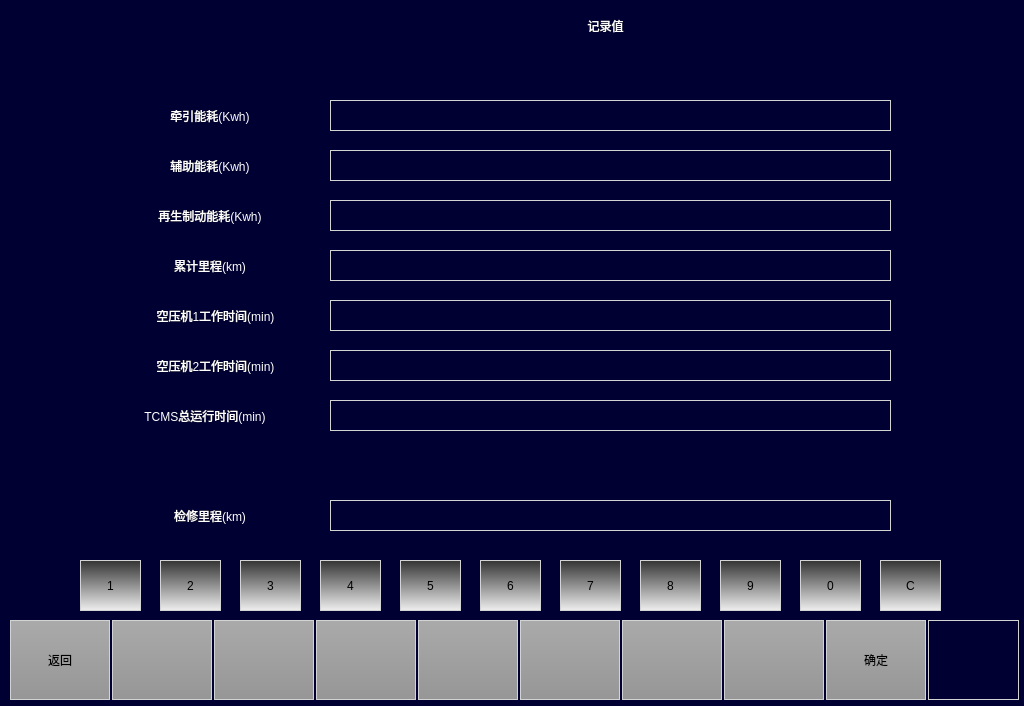
<?xml version="1.0" encoding="UTF-8"?>
<ui version="4.0">
 <class>MaintainceDataManagePage</class>
 <widget class="QWidget" name="MaintainceDataManagePage">
  <property name="geometry">
   <rect>
    <x>0</x>
    <y>0</y>
    <width>1024</width>
    <height>706</height>
   </rect>
  </property>
  <property name="windowTitle">
   <string>Form</string>
  </property>
  <property name="styleSheet">
   <string notr="true">QWidget
{
	background-color:rgb(0,0,50);
}

QPushButton
{
	font: 20px, &quot;微软雅黑&quot;;color: white;background-color:rgb(0,0,50);border:1px solid lightgray;

}</string>
  </property>
  <widget class="QPushButton" name="BTN8">
   <property name="geometry">
    <rect>
     <x>724</x>
     <y>620</y>
     <width>100</width>
     <height>80</height>
    </rect>
   </property>
   <property name="focusPolicy">
    <enum>Qt::NoFocus</enum>
   </property>
   <property name="styleSheet">
    <string notr="true">	font: 20px, &quot;微软雅黑&quot;;
    color: black;
	transparent;background:qlineargradient(spread:pad,x1:0,y1:0,x2:0,y2:1,stop:0 rgba(170,170,170,255),stop:1 rgba(150,150,150,255));
</string>
   </property>
   <property name="text">
    <string/>
   </property>
  </widget>
  <widget class="QPushButton" name="BTN5">
   <property name="geometry">
    <rect>
     <x>418</x>
     <y>620</y>
     <width>100</width>
     <height>80</height>
    </rect>
   </property>
   <property name="focusPolicy">
    <enum>Qt::NoFocus</enum>
   </property>
   <property name="styleSheet">
    <string notr="true">	font: 20px, &quot;微软雅黑&quot;;
    color: black;
	transparent;background:qlineargradient(spread:pad,x1:0,y1:0,x2:0,y2:1,stop:0 rgba(170,170,170,255),stop:1 rgba(150,150,150,255));
</string>
   </property>
   <property name="text">
    <string/>
   </property>
  </widget>
  <widget class="QPushButton" name="BTN2">
   <property name="geometry">
    <rect>
     <x>112</x>
     <y>620</y>
     <width>100</width>
     <height>80</height>
    </rect>
   </property>
   <property name="focusPolicy">
    <enum>Qt::NoFocus</enum>
   </property>
   <property name="styleSheet">
    <string notr="true">font: 20px, &quot;微软雅黑&quot;;color: black;transparent;background:qlineargradient(spread:pad,x1:0,y1:0,x2:0,y2:1,stop:0 rgba(170,170,170,255),stop:1 rgba(150,150,150,255));</string>
   </property>
   <property name="text">
    <string/>
   </property>
  </widget>
  <widget class="QPushButton" name="BTN7">
   <property name="geometry">
    <rect>
     <x>622</x>
     <y>620</y>
     <width>100</width>
     <height>80</height>
    </rect>
   </property>
   <property name="focusPolicy">
    <enum>Qt::NoFocus</enum>
   </property>
   <property name="styleSheet">
    <string notr="true">	font: 20px, &quot;微软雅黑&quot;;
    color: black;
	transparent;background:qlineargradient(spread:pad,x1:0,y1:0,x2:0,y2:1,stop:0 rgba(170,170,170,255),stop:1 rgba(150,150,150,255));
</string>
   </property>
   <property name="text">
    <string/>
   </property>
  </widget>
  <widget class="QPushButton" name="BTNHome">
   <property name="geometry">
    <rect>
     <x>928</x>
     <y>620</y>
     <width>91</width>
     <height>80</height>
    </rect>
   </property>
   <property name="focusPolicy">
    <enum>Qt::NoFocus</enum>
   </property>
   <property name="styleSheet">
    <string notr="true">border-image: url(:/images/image/Home.png);</string>
   </property>
   <property name="text">
    <string/>
   </property>
  </widget>
  <widget class="QPushButton" name="BTN9">
   <property name="geometry">
    <rect>
     <x>826</x>
     <y>620</y>
     <width>100</width>
     <height>80</height>
    </rect>
   </property>
   <property name="focusPolicy">
    <enum>Qt::NoFocus</enum>
   </property>
   <property name="styleSheet">
    <string notr="true">	font: 20px, &quot;微软雅黑&quot;;
    color: black;
	transparent;background:qlineargradient(spread:pad,x1:0,y1:0,x2:0,y2:1,stop:0 rgba(170,170,170,255),stop:1 rgba(150,150,150,255));
</string>
   </property>
   <property name="text">
    <string>确定</string>
   </property>
  </widget>
  <widget class="QPushButton" name="BTN6">
   <property name="geometry">
    <rect>
     <x>520</x>
     <y>620</y>
     <width>100</width>
     <height>80</height>
    </rect>
   </property>
   <property name="focusPolicy">
    <enum>Qt::NoFocus</enum>
   </property>
   <property name="styleSheet">
    <string notr="true">	font: 20px, &quot;微软雅黑&quot;;
    color: black;
	transparent;background:qlineargradient(spread:pad,x1:0,y1:0,x2:0,y2:1,stop:0 rgba(170,170,170,255),stop:1 rgba(150,150,150,255));
</string>
   </property>
   <property name="text">
    <string/>
   </property>
  </widget>
  <widget class="QPushButton" name="BTN1">
   <property name="geometry">
    <rect>
     <x>10</x>
     <y>620</y>
     <width>100</width>
     <height>80</height>
    </rect>
   </property>
   <property name="focusPolicy">
    <enum>Qt::NoFocus</enum>
   </property>
   <property name="styleSheet">
    <string notr="true">font: 20px, &quot;微软雅黑&quot;;color: black;transparent;background:qlineargradient(spread:pad,x1:0,y1:0,x2:0,y2:1,stop:0 rgba(170,170,170,255),stop:1 rgba(150,150,150,255));</string>
   </property>
   <property name="text">
    <string>返回</string>
   </property>
  </widget>
  <widget class="QPushButton" name="BTN4">
   <property name="geometry">
    <rect>
     <x>316</x>
     <y>620</y>
     <width>100</width>
     <height>80</height>
    </rect>
   </property>
   <property name="focusPolicy">
    <enum>Qt::NoFocus</enum>
   </property>
   <property name="styleSheet">
    <string notr="true">	font: 20px, &quot;微软雅黑&quot;;
    color: black;
	transparent;background:qlineargradient(spread:pad,x1:0,y1:0,x2:0,y2:1,stop:0 rgba(170,170,170,255),stop:1 rgba(150,150,150,255));
</string>
   </property>
   <property name="text">
    <string/>
   </property>
  </widget>
  <widget class="QPushButton" name="BTN3">
   <property name="geometry">
    <rect>
     <x>214</x>
     <y>620</y>
     <width>100</width>
     <height>80</height>
    </rect>
   </property>
   <property name="focusPolicy">
    <enum>Qt::NoFocus</enum>
   </property>
   <property name="styleSheet">
    <string notr="true">	font: 20px, &quot;微软雅黑&quot;;
    color: black;
	transparent;background:qlineargradient(spread:pad,x1:0,y1:0,x2:0,y2:1,stop:0 rgba(170,170,170,255),stop:1 rgba(150,150,150,255));
</string>
   </property>
   <property name="text">
    <string/>
   </property>
  </widget>
  <widget class="QLabel" name="lbl_1">
   <property name="geometry">
    <rect>
     <x>80</x>
     <y>400</y>
     <width>250</width>
     <height>31</height>
    </rect>
   </property>
   <property name="styleSheet">
    <string notr="true">color: rgb(255, 255, 255);
font:20px &quot;微软雅黑&quot;;</string>
   </property>
   <property name="text">
    <string>TCMS总运行时间(min)</string>
   </property>
   <property name="alignment">
    <set>Qt::AlignCenter</set>
   </property>
  </widget>
  <widget class="QLabel" name="lbl_2">
   <property name="geometry">
    <rect>
     <x>110</x>
     <y>100</y>
     <width>200</width>
     <height>31</height>
    </rect>
   </property>
   <property name="styleSheet">
    <string notr="true">color: rgb(255, 255, 255);
font:20px &quot;微软雅黑&quot;;</string>
   </property>
   <property name="text">
    <string>牵引能耗(Kwh)</string>
   </property>
   <property name="alignment">
    <set>Qt::AlignCenter</set>
   </property>
  </widget>
  <widget class="QLabel" name="lbl_3">
   <property name="geometry">
    <rect>
     <x>110</x>
     <y>300</y>
     <width>211</width>
     <height>31</height>
    </rect>
   </property>
   <property name="styleSheet">
    <string notr="true">color: rgb(255, 255, 255);
font:20px &quot;微软雅黑&quot;;</string>
   </property>
   <property name="text">
    <string>空压机1工作时间(min)</string>
   </property>
   <property name="alignment">
    <set>Qt::AlignCenter</set>
   </property>
  </widget>
  <widget class="QLabel" name="lbl_4">
   <property name="geometry">
    <rect>
     <x>110</x>
     <y>350</y>
     <width>211</width>
     <height>31</height>
    </rect>
   </property>
   <property name="styleSheet">
    <string notr="true">color: rgb(255, 255, 255);
font:20px &quot;微软雅黑&quot;;</string>
   </property>
   <property name="text">
    <string>空压机2工作时间(min)</string>
   </property>
   <property name="alignment">
    <set>Qt::AlignCenter</set>
   </property>
  </widget>
  <widget class="QLabel" name="lbl_6">
   <property name="geometry">
    <rect>
     <x>560</x>
     <y>10</y>
     <width>91</width>
     <height>31</height>
    </rect>
   </property>
   <property name="styleSheet">
    <string notr="true">color: rgb(255, 255, 255);
font:20px &quot;微软雅黑&quot;;</string>
   </property>
   <property name="text">
    <string>记录值</string>
   </property>
   <property name="alignment">
    <set>Qt::AlignCenter</set>
   </property>
  </widget>
  <widget class="QPushButton" name="BTNTCUcomsuption">
   <property name="geometry">
    <rect>
     <x>330</x>
     <y>100</y>
     <width>561</width>
     <height>31</height>
    </rect>
   </property>
   <property name="focusPolicy">
    <enum>Qt::NoFocus</enum>
   </property>
   <property name="whatsThis">
    <string>3</string>
   </property>
   <property name="styleSheet">
    <string notr="true">	font: 20px, &quot;微软雅黑&quot;;color: white;background-color:rgb(0,0,50);
</string>
   </property>
   <property name="text">
    <string/>
   </property>
  </widget>
  <widget class="QPushButton" name="BTNACUcomsuption">
   <property name="geometry">
    <rect>
     <x>330</x>
     <y>150</y>
     <width>561</width>
     <height>31</height>
    </rect>
   </property>
   <property name="focusPolicy">
    <enum>Qt::NoFocus</enum>
   </property>
   <property name="whatsThis">
    <string>4</string>
   </property>
   <property name="styleSheet">
    <string notr="true"/>
   </property>
   <property name="text">
    <string/>
   </property>
  </widget>
  <widget class="QPushButton" name="BTNBCUcomsuption">
   <property name="geometry">
    <rect>
     <x>330</x>
     <y>200</y>
     <width>561</width>
     <height>31</height>
    </rect>
   </property>
   <property name="focusPolicy">
    <enum>Qt::NoFocus</enum>
   </property>
   <property name="whatsThis">
    <string>6</string>
   </property>
   <property name="styleSheet">
    <string notr="true"/>
   </property>
   <property name="text">
    <string/>
   </property>
  </widget>
  <widget class="QPushButton" name="BTNEBcomsuption">
   <property name="geometry">
    <rect>
     <x>330</x>
     <y>500</y>
     <width>561</width>
     <height>31</height>
    </rect>
   </property>
   <property name="focusPolicy">
    <enum>Qt::NoFocus</enum>
   </property>
   <property name="whatsThis">
    <string>5</string>
   </property>
   <property name="styleSheet">
    <string notr="true"/>
   </property>
   <property name="text">
    <string/>
   </property>
  </widget>
  <widget class="QPushButton" name="BTNNum1">
   <property name="geometry">
    <rect>
     <x>80</x>
     <y>560</y>
     <width>61</width>
     <height>51</height>
    </rect>
   </property>
   <property name="focusPolicy">
    <enum>Qt::NoFocus</enum>
   </property>
   <property name="styleSheet">
    <string notr="true">font: 20px, &quot;微软雅黑&quot;;
color: black;
background:qlineargradient(spread:pad,x1:0,y1:0,x2:0,y2:1,stop:0 rgba(50,50,50,255),stop:1 rgba(240,240,240,255));</string>
   </property>
   <property name="text">
    <string>1</string>
   </property>
  </widget>
  <widget class="QPushButton" name="BTNNum2">
   <property name="geometry">
    <rect>
     <x>160</x>
     <y>560</y>
     <width>61</width>
     <height>51</height>
    </rect>
   </property>
   <property name="focusPolicy">
    <enum>Qt::NoFocus</enum>
   </property>
   <property name="styleSheet">
    <string notr="true">font: 20px, &quot;微软雅黑&quot;;
color: black;
background:qlineargradient(spread:pad,x1:0,y1:0,x2:0,y2:1,stop:0 rgba(50,50,50,255),stop:1 rgba(240,240,240,255));</string>
   </property>
   <property name="text">
    <string>2</string>
   </property>
  </widget>
  <widget class="QPushButton" name="BTNNum3">
   <property name="geometry">
    <rect>
     <x>240</x>
     <y>560</y>
     <width>61</width>
     <height>51</height>
    </rect>
   </property>
   <property name="focusPolicy">
    <enum>Qt::NoFocus</enum>
   </property>
   <property name="styleSheet">
    <string notr="true">font: 20px, &quot;微软雅黑&quot;;
color: black;
background:qlineargradient(spread:pad,x1:0,y1:0,x2:0,y2:1,stop:0 rgba(50,50,50,255),stop:1 rgba(240,240,240,255));</string>
   </property>
   <property name="text">
    <string>3</string>
   </property>
  </widget>
  <widget class="QPushButton" name="BTNNum4">
   <property name="geometry">
    <rect>
     <x>320</x>
     <y>560</y>
     <width>61</width>
     <height>51</height>
    </rect>
   </property>
   <property name="focusPolicy">
    <enum>Qt::NoFocus</enum>
   </property>
   <property name="styleSheet">
    <string notr="true">font: 20px, &quot;微软雅黑&quot;;
color: black;
background:qlineargradient(spread:pad,x1:0,y1:0,x2:0,y2:1,stop:0 rgba(50,50,50,255),stop:1 rgba(240,240,240,255));</string>
   </property>
   <property name="text">
    <string>4</string>
   </property>
  </widget>
  <widget class="QPushButton" name="BTNNum5">
   <property name="geometry">
    <rect>
     <x>400</x>
     <y>560</y>
     <width>61</width>
     <height>51</height>
    </rect>
   </property>
   <property name="focusPolicy">
    <enum>Qt::NoFocus</enum>
   </property>
   <property name="styleSheet">
    <string notr="true">font: 20px, &quot;微软雅黑&quot;;
color: black;
background:qlineargradient(spread:pad,x1:0,y1:0,x2:0,y2:1,stop:0 rgba(50,50,50,255),stop:1 rgba(240,240,240,255));</string>
   </property>
   <property name="text">
    <string>5</string>
   </property>
  </widget>
  <widget class="QPushButton" name="BTNNum6">
   <property name="geometry">
    <rect>
     <x>480</x>
     <y>560</y>
     <width>61</width>
     <height>51</height>
    </rect>
   </property>
   <property name="focusPolicy">
    <enum>Qt::NoFocus</enum>
   </property>
   <property name="styleSheet">
    <string notr="true">font: 20px, &quot;微软雅黑&quot;;
color: black;
background:qlineargradient(spread:pad,x1:0,y1:0,x2:0,y2:1,stop:0 rgba(50,50,50,255),stop:1 rgba(240,240,240,255));</string>
   </property>
   <property name="text">
    <string>6</string>
   </property>
  </widget>
  <widget class="QPushButton" name="BTNNum7">
   <property name="geometry">
    <rect>
     <x>560</x>
     <y>560</y>
     <width>61</width>
     <height>51</height>
    </rect>
   </property>
   <property name="focusPolicy">
    <enum>Qt::NoFocus</enum>
   </property>
   <property name="styleSheet">
    <string notr="true">font: 20px, &quot;微软雅黑&quot;;
color: black;
background:qlineargradient(spread:pad,x1:0,y1:0,x2:0,y2:1,stop:0 rgba(50,50,50,255),stop:1 rgba(240,240,240,255));</string>
   </property>
   <property name="text">
    <string>7</string>
   </property>
  </widget>
  <widget class="QPushButton" name="BTNNum8">
   <property name="geometry">
    <rect>
     <x>640</x>
     <y>560</y>
     <width>61</width>
     <height>51</height>
    </rect>
   </property>
   <property name="focusPolicy">
    <enum>Qt::NoFocus</enum>
   </property>
   <property name="styleSheet">
    <string notr="true">font: 20px, &quot;微软雅黑&quot;;
color: black;
background:qlineargradient(spread:pad,x1:0,y1:0,x2:0,y2:1,stop:0 rgba(50,50,50,255),stop:1 rgba(240,240,240,255));</string>
   </property>
   <property name="text">
    <string>8</string>
   </property>
  </widget>
  <widget class="QPushButton" name="BTNNum9">
   <property name="geometry">
    <rect>
     <x>720</x>
     <y>560</y>
     <width>61</width>
     <height>51</height>
    </rect>
   </property>
   <property name="focusPolicy">
    <enum>Qt::NoFocus</enum>
   </property>
   <property name="styleSheet">
    <string notr="true">font: 20px, &quot;微软雅黑&quot;;
color: black;
background:qlineargradient(spread:pad,x1:0,y1:0,x2:0,y2:1,stop:0 rgba(50,50,50,255),stop:1 rgba(240,240,240,255));</string>
   </property>
   <property name="text">
    <string>9</string>
   </property>
  </widget>
  <widget class="QPushButton" name="BTNNum0">
   <property name="geometry">
    <rect>
     <x>800</x>
     <y>560</y>
     <width>61</width>
     <height>51</height>
    </rect>
   </property>
   <property name="focusPolicy">
    <enum>Qt::NoFocus</enum>
   </property>
   <property name="styleSheet">
    <string notr="true">font: 20px, &quot;微软雅黑&quot;;
color: black;
background:qlineargradient(spread:pad,x1:0,y1:0,x2:0,y2:1,stop:0 rgba(50,50,50,255),stop:1 rgba(240,240,240,255));</string>
   </property>
   <property name="text">
    <string>0</string>
   </property>
  </widget>
  <widget class="QPushButton" name="BTNNumC">
   <property name="geometry">
    <rect>
     <x>880</x>
     <y>560</y>
     <width>61</width>
     <height>51</height>
    </rect>
   </property>
   <property name="focusPolicy">
    <enum>Qt::NoFocus</enum>
   </property>
   <property name="styleSheet">
    <string notr="true">font: 20px, &quot;微软雅黑&quot;;
color: black;
background:qlineargradient(spread:pad,x1:0,y1:0,x2:0,y2:1,stop:0 rgba(50,50,50,255),stop:1 rgba(240,240,240,255));</string>
   </property>
   <property name="text">
    <string>C</string>
   </property>
  </widget>
  <widget class="QPushButton" name="BTNACP2runtime">
   <property name="geometry">
    <rect>
     <x>330</x>
     <y>350</y>
     <width>561</width>
     <height>31</height>
    </rect>
   </property>
   <property name="focusPolicy">
    <enum>Qt::NoFocus</enum>
   </property>
   <property name="whatsThis">
    <string>8</string>
   </property>
   <property name="styleSheet">
    <string notr="true"/>
   </property>
   <property name="text">
    <string/>
   </property>
  </widget>
  <widget class="QPushButton" name="BTNDistance">
   <property name="geometry">
    <rect>
     <x>330</x>
     <y>400</y>
     <width>561</width>
     <height>31</height>
    </rect>
   </property>
   <property name="focusPolicy">
    <enum>Qt::NoFocus</enum>
   </property>
   <property name="whatsThis">
    <string>9</string>
   </property>
   <property name="styleSheet">
    <string notr="true"/>
   </property>
   <property name="text">
    <string/>
   </property>
  </widget>
  <widget class="QPushButton" name="BTNACCMile">
   <property name="geometry">
    <rect>
     <x>330</x>
     <y>250</y>
     <width>561</width>
     <height>31</height>
    </rect>
   </property>
   <property name="focusPolicy">
    <enum>Qt::NoFocus</enum>
   </property>
   <property name="whatsThis">
    <string>2</string>
   </property>
   <property name="styleSheet">
    <string notr="true"/>
   </property>
   <property name="text">
    <string/>
   </property>
  </widget>
  <widget class="QPushButton" name="BTNACP1runtime">
   <property name="geometry">
    <rect>
     <x>330</x>
     <y>300</y>
     <width>561</width>
     <height>31</height>
    </rect>
   </property>
   <property name="focusPolicy">
    <enum>Qt::NoFocus</enum>
   </property>
   <property name="whatsThis">
    <string>7</string>
   </property>
   <property name="styleSheet">
    <string notr="true"/>
   </property>
   <property name="text">
    <string/>
   </property>
  </widget>
  <widget class="QLabel" name="lbl_5">
   <property name="geometry">
    <rect>
     <x>110</x>
     <y>150</y>
     <width>200</width>
     <height>31</height>
    </rect>
   </property>
   <property name="styleSheet">
    <string notr="true">color: rgb(255, 255, 255);
font:20px &quot;微软雅黑&quot;;</string>
   </property>
   <property name="text">
    <string>辅助能耗(Kwh)</string>
   </property>
   <property name="alignment">
    <set>Qt::AlignCenter</set>
   </property>
  </widget>
  <widget class="QLabel" name="lbl_7">
   <property name="geometry">
    <rect>
     <x>110</x>
     <y>200</y>
     <width>200</width>
     <height>31</height>
    </rect>
   </property>
   <property name="styleSheet">
    <string notr="true">color: rgb(255, 255, 255);
font:20px &quot;微软雅黑&quot;;</string>
   </property>
   <property name="text">
    <string>再生制动能耗(Kwh)</string>
   </property>
   <property name="alignment">
    <set>Qt::AlignCenter</set>
   </property>
  </widget>
  <widget class="QLabel" name="lbl_8">
   <property name="geometry">
    <rect>
     <x>110</x>
     <y>500</y>
     <width>200</width>
     <height>31</height>
    </rect>
   </property>
   <property name="styleSheet">
    <string notr="true">color: rgb(255, 255, 255);
font:20px &quot;微软雅黑&quot;;</string>
   </property>
   <property name="text">
    <string>检修里程(km)</string>
   </property>
   <property name="alignment">
    <set>Qt::AlignCenter</set>
   </property>
  </widget>
  <widget class="QLabel" name="lbl_9">
   <property name="geometry">
    <rect>
     <x>110</x>
     <y>250</y>
     <width>200</width>
     <height>31</height>
    </rect>
   </property>
   <property name="styleSheet">
    <string notr="true">color: rgb(255, 255, 255);
font:20px &quot;微软雅黑&quot;;</string>
   </property>
   <property name="text">
    <string>累计里程(km)</string>
   </property>
   <property name="alignment">
    <set>Qt::AlignCenter</set>
   </property>
  </widget>
 </widget>
 <resources/>
 <connections/>
</ui>
